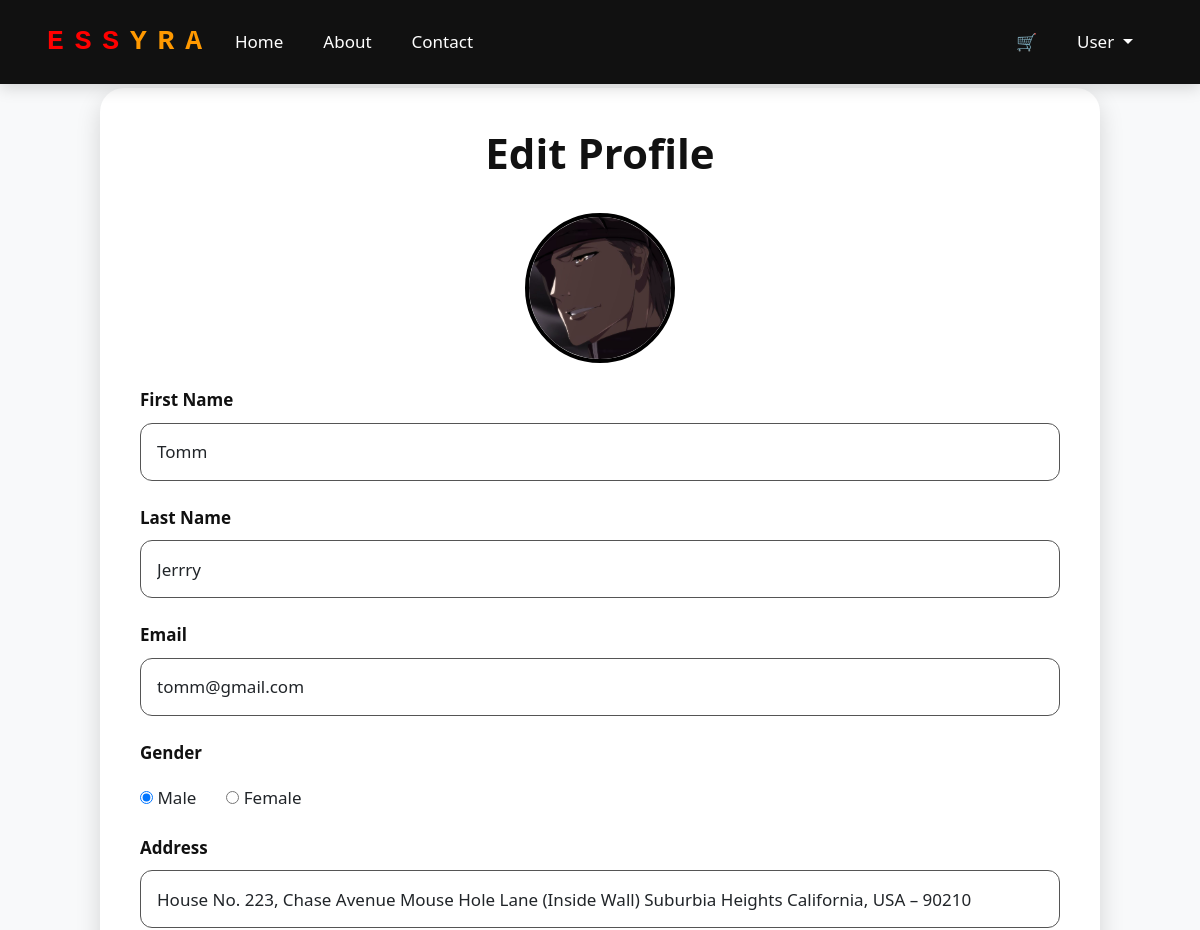
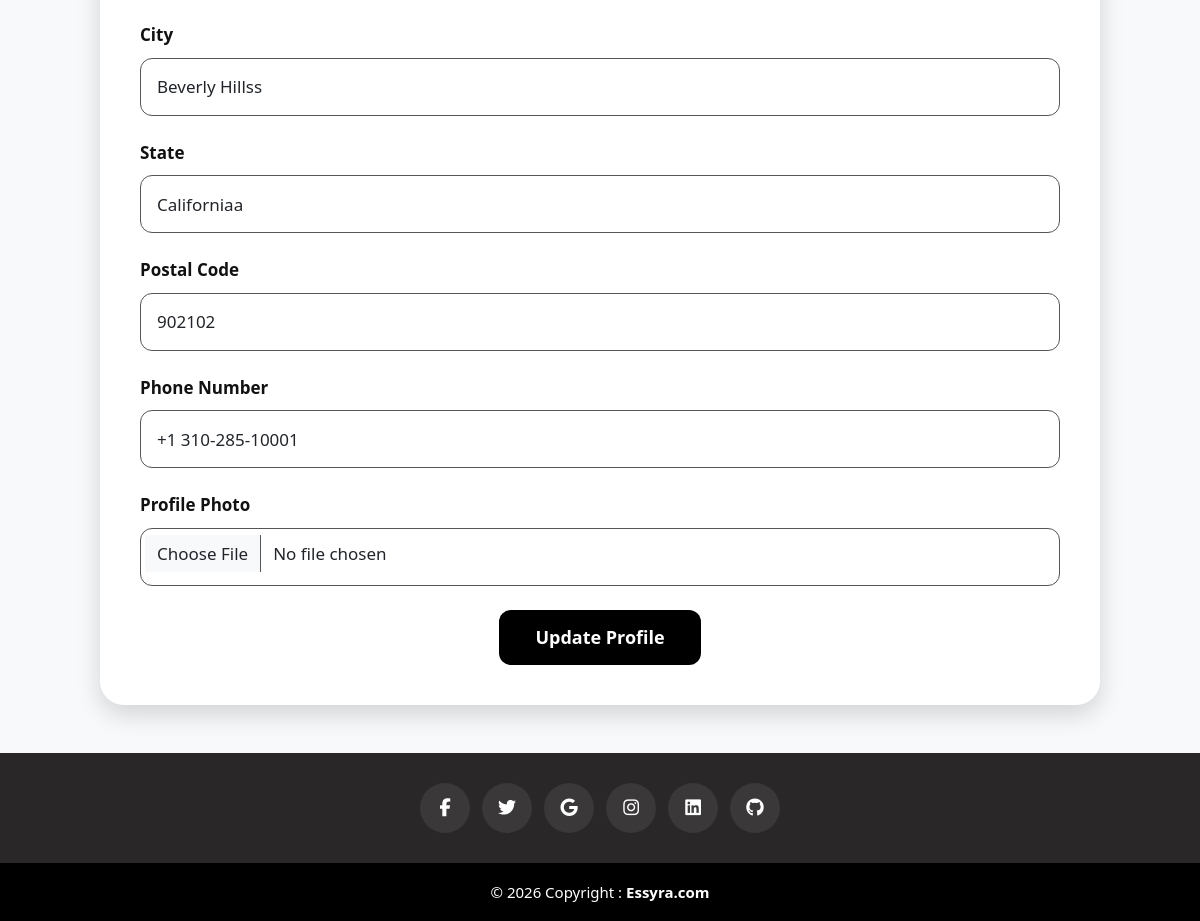
The app's page /profileedit (signed in) with its own data (2 pictures, top to bottom).
### user/models.py (models this page shows)
class Register(models.Model):
    user=models.OneToOneField(User,on_delete=models.CASCADE) #Uses ForeignKey / OneToOne relation
    gender=models.CharField(max_length=100)
    address=models.CharField(max_length=100)
    city=models.CharField(max_length=100)
    state=models.CharField(max_length=100)
    postalcode=models.CharField(max_length=50)
    phonenumber=models.CharField(max_length=100)
    profilephoto=models.FileField(upload_to='media')

### user/views.py (the view, shortened to what this page needs)
# urls.py: path('profileedit',views.editprofile,name='profileedit'),
def editprofile(request):
    ed=get_object_or_404(Register,user=request.user) ##here also we can use id ,but if id use give id in path,related html(editprofile and profile).
    return render(request,'user/editprofile.html',{'data':ed})

### template/user/editprofile.html (shortened to what this page needs)
{% extends 'common/base3.html' %}
{% block content %}
<div class="container mt-5 mb-5 p-4 edit-container">
    <h2 class="text-center mb-4 page-title">
        Edit Profile
    </h2>
    <form action="{% url 'profileedit' %}"
          method="POST"
          enctype="multipart/form-data">
        <div class="text-center mb-4">
            {% if data.profilephoto %}
                <img src="{{data.profilephoto.url}}"
                     class="profile-img">
            {% endif %}
        </div>
        <div class="mb-4">
            <label for="fname" class="form-label">
                First Name
            </label>
            <input type="text"
                   name="fname"
                   id="fname"
                   value="{{data.user.first_name}}"
                   class="form-control"
                   required>
        </div>
        <div class="mb-4">
            <label for="lname" class="form-label">
                Last Name
            </label>
            <input type="text"
                   name="lname"
                   id="lname"
                   value="{{data.user.last_name}}"
                   class="form-control"
                   required>
        </div>
        <div class="mb-4">
            <label for="email" class="form-label">
                Email
            </label>
            <input type="email"
                   name="email"
                   id="email"
                   value="{{data.user.email}}"
                   class="form-control"
                   required>
        </div>
        <div class="mb-4">
            <label class="form-label">
                Gender
            </label>
            <div class="gender-box">
                {% if data.gender == 'male' %}
                    <div>
                        <input type="radio"
                               name="gender"
                               value="male"
                               checked>
                        Male
                    </div>
                    <div>
                        <input type="radio"
                               name="gender"
                               value="female">
                        Female
                    </div>
                {% endif %}
            </div>
        </div>
        <div class="mb-4">
            <label class="form-label">
                Address
            </label>
            <input type="text"
                   name="address"
                   value="{{data.address}}"
                   class="form-control"
                   required>
        </div>
        <div class="mb-4">
            <label class="form-label">
                City
            </label>
            <input type="text"
                   name="city"
                   value="{{data.city}}"
                   class="form-control"
                   required>
        </div>
        <div class="mb-4">
            <label class="form-label">
                State
            </label>
            <input type="text"
                   name="state"
                   value="{{data.state}}"
                   class="form-control"
                   required>
        </div>
        <div class="mb-4">
            <label class="form-label">
                Postal Code
            </label>
            <input type="text"
                   name="poscode"
                   value="{{data.postalcode}}"
                   class="form-control"
                   required>
        </div>
        <div class="mb-4">
            <label class="form-label">
                Phone Number
            </label>
            <input type="text"
                   name="phone"
                   value="{{data.phonenumber}}"
                   class="form-control"
                   required>
        </div>
        <div class="mb-4">
            <label class="form-label">
                Profile Photo
            </label>
            <input type="file"
                   name="pphoto"
                   class="form-control">
        </div>
        <div class="text-center mt-4">
            <input type="submit"
                   value="Update Profile"
                   class="submit-btn">
        </div>
    </form>
</div>
{% endblock %}

### template/common/base3.html (style rules this page uses)
body { background-color:#ffffff; overflow-x:hidden; }
@media (min-width:992px) and (max-width:1439px) { body { padding-top:90px; } }

### template/user/editprofile.html (style rules this page uses)
body { background-color:#f8f9fa; padding-top:40px; }
.edit-container { max-width:750px; background-color:#ffffff; border-radius:18px; box-shadow:0 10px 25px rgba(0,0,0,0.15); transition:0.3s; }
.page-title { font-size:34px; font-weight:700; color:#111; }
.form-control { border:1px solid #555; border-radius:10px; height:48px; box-shadow:none !important; font-size:15px; padding:10px 14px; }
.form-label { font-weight:600; margin-bottom:8px; font-size:15px; color:#111; }
.profile-img { width:120px; height:120px; object-fit:cover; border-radius:50%; border:3px solid #000; }
.gender-box { display:flex; gap:20px; margin-top:10px; font-size:15px; font-weight:500; }
.submit-btn { background-color:#000; color:#fff; padding:12px 30px; border:none; border-radius:10px; font-weight:600; transition:0.3s; font-size:15px; }
@media (min-width:992px) and (max-width:1439px) { .edit-container { max-width:1000px; padding:40px !important; border-radius:24px; } }
@media (min-width:992px) and (max-width:1439px) { .page-title { font-size:42px; margin-bottom:35px !important; } }
@media (min-width:992px) and (max-width:1439px) { .profile-img { width:150px; height:150px; border-width:4px; } }
@media (min-width:992px) and (max-width:1439px) { .form-control { height:58px; font-size:17px; border-radius:12px; padding:12px 16px; } }
@media (min-width:992px) and (max-width:1439px) { .form-label { font-size:17px; margin-bottom:10px; } }
@media (min-width:992px) and (max-width:1439px) { .gender-box { gap:30px; font-size:17px; } }
@media (min-width:992px) and (max-width:1439px) { .submit-btn { font-size:18px; padding:14px 36px; border-radius:12px; } }

### records on screen
Register: profilephoto (picture), fname "Tomm", lname "Jerrry", email "tomm@gmail.com", address "House No. 223, Chase Avenue Mouse Hole Lane (Inside Wall) Suburbia Heights California, USA – 90210", city "Beverly Hillss", state "Californiaa", poscode "902102", phone "+1 310-285-10001"
